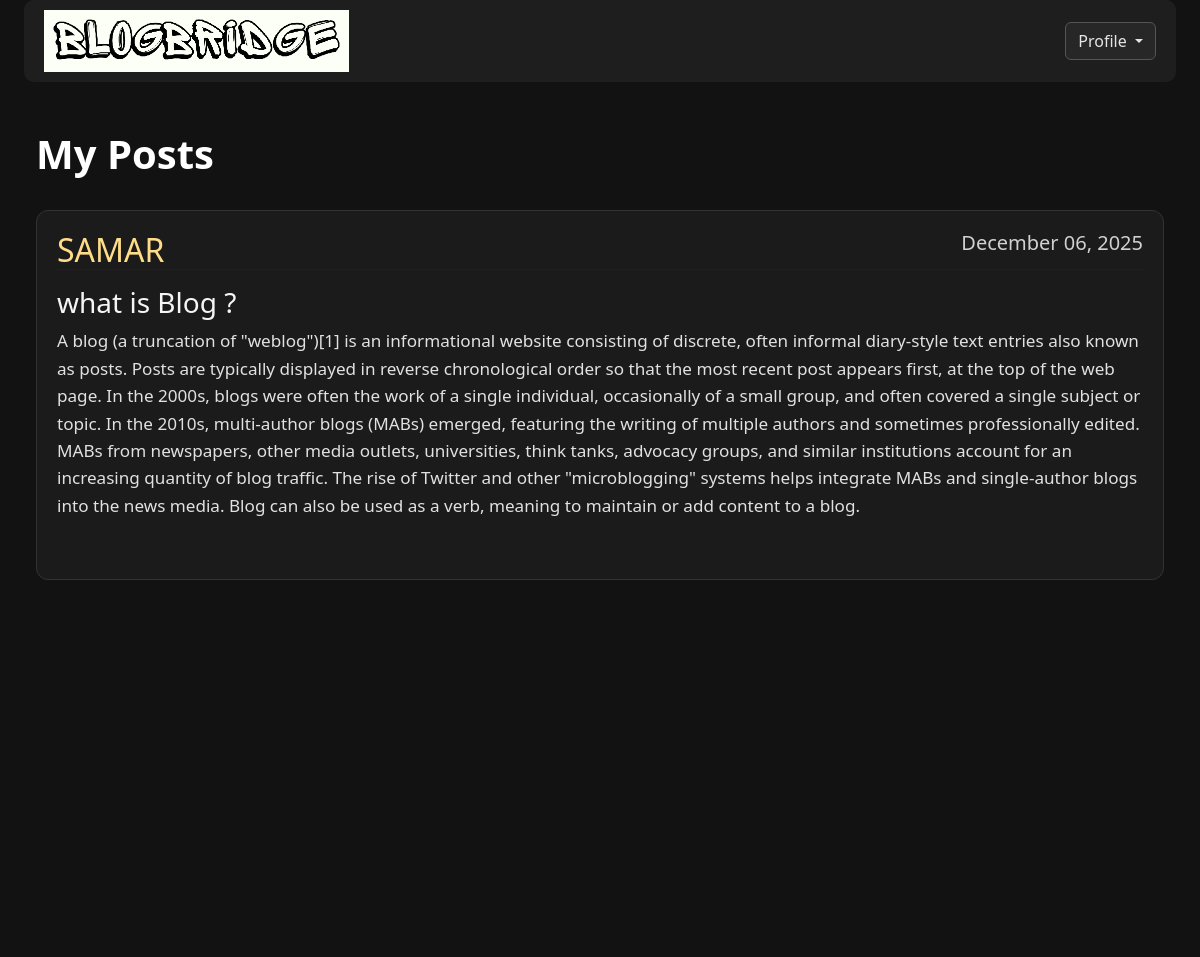
Page /mypost/ (signed in) on the earlier database version.
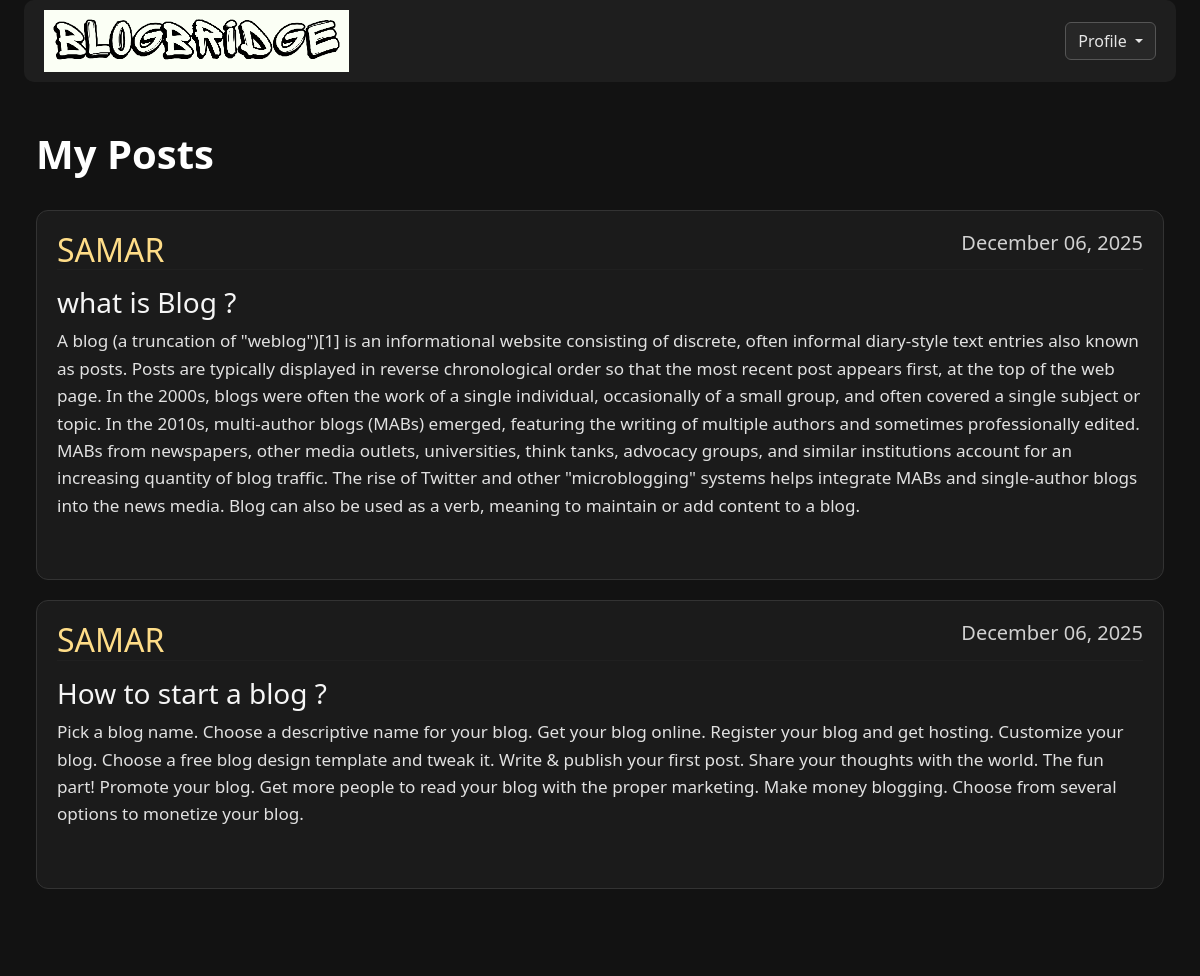
Same page on the later database version.
### blog/models.py (models this page shows, shortened)
class Post(models.Model):
    title = models.CharField(max_length=200)
    content = models.TextField()
    author = models.ForeignKey(User, on_delete=models.CASCADE)
    date_posted = models.DateTimeField(default=timezone.now)

### blog/views.py (the view)
# urls.py: path('mypost/', views.myPosts, name='myPosts'),
@login_required(login_url='/login')
def myPosts(request):
    context = {
        'posts' : Post.objects.filter(author=request.user)
    }
    return render(request, 'blog/mypost.html', context)

### blog/templates/blog/mypost.html (shortened to what this page needs)
{% extends 'blog/base.html' %}
{% block content %}
{% load static %}
<div class="container custom-container">
    <nav class="navbar navbar-expand-lg navbar-light w-100">
        <div class="collapse navbar-collapse" id="navbarSupportedContent">
            <ul class="navbar-nav mr-auto">
                <li>
                    <a href="/home">
                        <img class="w-50" src="{% static 'image/pho.png' %}" alt="">
                    </a>
                </li>
            </ul>
            <form class="form-inline my-2 my-lg-0">
                <div class="dropdown">
                    <button class="btn btn-outline-primary dropdown-toggle" type="button"
                        id="dropdownMenuButton" data-toggle="dropdown" aria-haspopup="true"
                        aria-expanded="false">
                        Profile
                    </button>
                </div>
            </form>
        </div>
    </nav>
    <br><br>
    <div class="container custom-container" style="max-width: 1350px;">
        <h1 class="fw-bold">My Posts</h1>
        <br>
        {% for post in posts %}
        <article class="media content-section">
            <div class="media-body">
                <div class="article-metadata">
                    <h2 class="text-uppercase" style="float:left;">{{ post.author }}</h2>
                    <h5 style="float:right;">{{ post.date_posted|date:"F d, Y" }}</h5>
                    <hr style="clear:both;" />
                </div>
                <h3>{{ post.title }}</h3>
                <p class="article-content">{{ post.content }}</p>
                <br>
            </div>
        </article>
        {% endfor %}
    </div>
</div>
{% endblock %}

Differences in the rows shown:
added Post: author "SAMAR", date_posted "December 06, 2025", title "How to start a blog ?", content "Pick a blog name. Choose a descriptive name for your blog. Get your blog online. Register your blog and get hosting. Customize your blog. Choose a free blog design template and tweak it. Write & publish your first post. Share your thoughts with the world. The fun part! Promote your blog. Get more people to read your blog with the proper marketing. Make money blogging. Choose from several options to monetize your blog."
